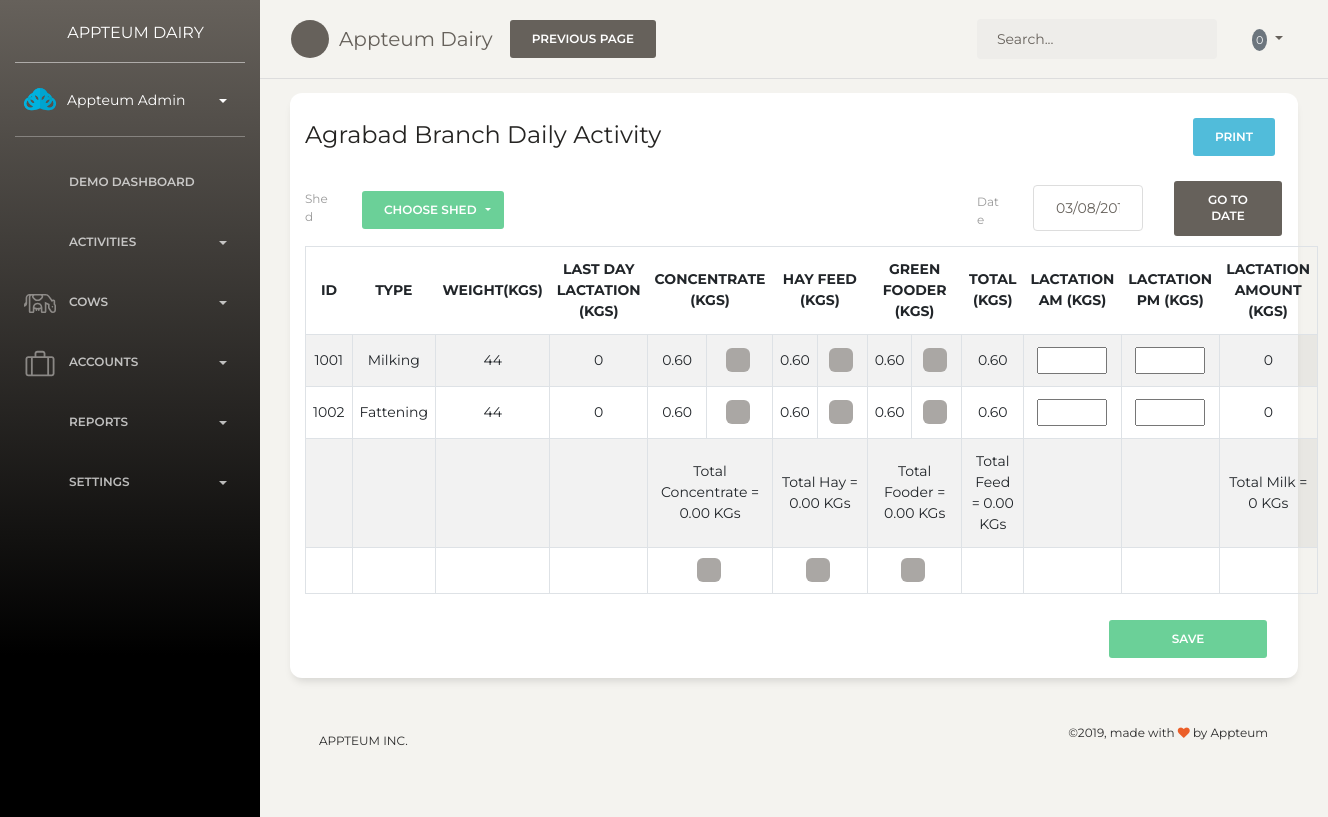
Screenshot of /activity/lactation/1/1 with the database file from the repository.
### tables this page shows
CREATE TABLE `branches` (
  `id` int(11) NOT NULL,
  `name` varchar(80) NOT NULL,
  `address_line_1` text NOT NULL,
  `address_line_2` text,
  `country` varchar(80) NOT NULL,
  `state` varchar(80) NOT NULL,
  `city` varchar(80) NOT NULL,
  `contact` varchar(20) NOT NULL,
  `created_by` timestamp NOT NULL DEFAULT CURRENT_TIMESTAMP,
  `status` tinyint(1) NOT NULL DEFAULT '1'
);

CREATE TABLE `cows` (
  `cow_id` varchar(80) NOT NULL,
  `branch_id` int(11) NOT NULL,
  `shed_id` int(11) NOT NULL,
  `gender` int(11) NOT NULL,
  `type` int(11) NOT NULL,
  `status` int(11) NOT NULL,
  `availability` int(11) NOT NULL,
  `weight` varchar(20) NOT NULL,
  `dob` varchar(30) NOT NULL,
  `color` int(11) NOT NULL,
  `breeding_status` int(11) NOT NULL,
  `breeding_percentage` varchar(80) NOT NULL,
  `vendor_contact` varchar(20) NOT NULL,
  `paternal_history` int(11) NOT NULL,
  `maternal_history` int(11) NOT NULL,
  `expected_sale_price` varchar(20) NOT NULL,
  `estimated_sale_date` varchar(30) NOT NULL,
  `image` varchar(80) NOT NULL,
  `supplier` varchar(80) DEFAULT NULL,
  `purchase_date` varchar(30) DEFAULT NULL,
  `purchase_place` varchar(80) DEFAULT NULL,
  `purchase_price` varchar(30) DEFAULT NULL,
  `created_at` timestamp NOT NULL DEFAULT CURRENT_TIMESTAMP
);

CREATE TABLE `type` (
  `id` int(11) NOT NULL,
  `name` varchar(50) NOT NULL,
  `created_at` timestamp NOT NULL DEFAULT CURRENT_TIMESTAMP
);

### application/controllers/Activity.php (called while the page is built, shortened)
<?php
class Activity extends CI_Controller {
	public function __construct()
    {
		$this->load->model('branches');
		$this->load->model('sheds');
		$this->load->model('cows');
        $this->load->model('activities');
    }
	public function lactation($shed_id,$branch_id)
	{
		$this->load->model('types');
		$data['types'] = $this->types->show();
		$data['branch_id'] = $branch_id;
		$data['shed_id'] = $shed_id;
		$data['content'] = $this->load->view('activity/lactation',$data,true);
		$this->load->view('layout/master',$data);
	}
}

### index.php (called while the page is built, shortened)
<?php
require_once BASEPATH.'core/CodeIgniter.php';

### application/helpers/cow_helper.php (called while the page is built, shortened)
<?php
function cowInShadeInBranch($shed_id,$branch_id){
  $CI =& get_instance();
  $query = $CI->db->query("SELECT * FROM cows WHERE shed_id = $shed_id AND branch_id = $branch_id");
  if($query->num_rows() > 0){
    return $query->result();
  }
}
function branch($id){
   $CI =& get_instance();
   $query = $CI->db->query("SELECT name FROM branches WHERE id = $id");
   if($query->num_rows() > 0){
    foreach ( $query->result() as  $value) {
      return $value->name;
    }
   }
}
?>

### application/models/Types.php (called while the page is built)
<?php
class Types extends CI_Model {
	protected $table = 'type';
   public function show(){
        $query =  $this->db->get($this->table);
        return $query->result();
    }
}

### application/views/activity/lactation.php (the view, shortened to what this page needs)
<div class="content">
<div class="printarea">
        <form id="lactation-form" action="" method="POST">
        <div class="row">
            <div class="col-md-12">
                <div class="card">
                    <div class="card-header">
                        <h4 class="card-title d-inline-block" id="branch-id" data-shed="1"
                            data-branch="1"><?php echo branch($branch_id);
                            ?>  Daily Activity</h4>
                        <a href="javascript:void(0);" onclick="window.print();"
                           class="btn btn-info d-inline-block pull-right mx-2">Print</a>
                    </div>
                    <div class="card-body">
                        <div class="toolbar row justify-content-between">
                            <div id="category-div" class="col-sm-4 d-print-none">
                                <div class="row align-items-center">
                                    <label class="col-sm-2 col-form-label">Shed</label>
                                    <div class="col-sm-6">
                                            <select class="selectpicker" data-size="4"data-style="btn btn-success btn-block" name="shed_id" id="shed-options"required>
                                            <option  value>Choose Shed</option>
                                        </select>
                                    </div>
                                </div>
                            </div>
                            <div class="col-sm-4 pull-right">
                                <div class="row align-items-center">
                                    <label class="col-2 col-form-label">Date</label>
                                    <div class="col">
                                        <div class="form-group">
                                            <input type="text" id="date-picker" class="form-control datepicker my-0" value="03/08/2019" name="date" autocomplete="off" required/>
                                        </div>
                                    </div>
                                    <div class="col">
                                        <button id="date-button" class="btn btn-default mt-0">Go To Date</button>
                                    </div>
                                </div>
                            </div>
                        </div>
                        <div id="fill-shed-cows">
                            <table id="datatablee" class="table table-striped table-bordered text-center" cellspacing="0" width="100%">
                                <thead>
                                    <tr>
                                        <th>ID</th>
                                        <th>TYPE</th>
                                        <th>WEIGHT(KGS)</th>
                                        <th>LAST DAY LACTATION (KGS)</th>
                                        <th colspan="2">CONCENTRATE (KGS)</th>
                                        <th colspan="2">HAY FEED (KGS)</th>
                                        <th colspan="2">GREEN FOODER (KGS)</th>
                                        <th>TOTAL (KGS)</th>
                                        <th>LACTATION AM (KGS)</th>
                                        <th>LACTATION PM (KGS)</th>
                                        <th>LACTATION AMOUNT (KGS)</th>
                                    </tr>
                                </thead>
                                <tbody>
                                    <?php foreach (cowInShadeInBranch($shed_id,$branch_id) as $cow) {?>
                                    <tr>
                                         <td><?php echo $cow->cow_id; ?></td>
                                         <td>
                                            <?php foreach ($types as $type) {
                                                if($cow->type == $type->id){
                                                    echo $type->name;
                                                }
                                            }?>
                                         </td>
                                         <td>44</td>
                                         <td>0</td>
                                         <td>0.60</td>
                                         <td>
                                           <div class="form-check">
                                            </div>
                                         </td>
                                         <td>0.60</td>
                                         <td>
                                           <div class="form-check">
                                            </div>
                                         </td>
                                         <td>0.60</td>
                                         <td>
                                           <div class="form-check">
                                            </div>
                                         </td>
                                         <td>0.60</td>
                                         <td><input type="text" style="width: 70px"></td>
                                         <td><input type="text" style="width: 70px"></td>
                                         <td>0</td>
                                    </tr>
                                <?php } ?>
                                    <tr>
                                        <td></td>
                                        <td></td>
                                        <td></td>
                                        <td></td>
                                        <td colspan="2">Total Concentrate = 0.00 KGs</td>
                                        <td colspan="2">Total Hay = 0.00 KGs</td>
                                        <td colspan="2">Total Fooder = 0.00 KGs</td>
                                        <td>Total Feed = 0.00 KGs</td>
                                        <td></td>
                                        <td></td>
                                        <td> Total Milk = 0 KGs </td>
                                    </tr>
                                    <tr>
                                        <td></td>
                                        <td></td>
                                        <td></td>
                                        <td></td>
                                        <td colspan="2">
                                            <div class="form-check">
                                            </div>
                                        </td>
                                        <td colspan="2">
                                            <div class="form-check">
                                            </div>
                                        </td>
                                        <td colspan="2">
                                            <div class="form-check">
                                            </div>
                                        </td>
                                        <td></td>
                                        <td></td>
                                        <td></td>
                                        <td></td>
                                    </tr>
                                </tbody>
                            </table>
                        </div>
                        <div class="col-sm-12"> <button type="submit" class="btn btn-success col-2 pull-right" id="saves-data">Save</button>
                        </div>
                    </div>
                </div>
            </div>
        </div>
    </form>
</div>
</div>

### application/views/layout/master.php (shortened to what this page needs)
<!DOCTYPE html>
<html lang="en">
<head>
    <link href="https://maxcdn.bootstrapcdn.com/font-awesome/latest/css/font-awesome.min.css" rel="stylesheet">
    <link href="<?php echo base_url() ?>assets/css/bootstrap.min.css" rel="stylesheet"/>
    <link href="<?php echo base_url() ?>assets/css/paper-dashboard.min790f.css" rel="stylesheet"/>
    <link href="<?php echo base_url() ?>assets/css/demo.css" rel="stylesheet"/>
    <link href="<?php echo base_url() ?>assets/css/custom.css" rel="stylesheet"/>
    <link rel="stylesheet" href="https://code.jquery.com/ui/1.12.1/themes/base/jquery-ui.css" type="text/css"/>
</head>
<body class="">
<div class="wrapper ">
    <div class="sidebar" data-color="blue" data-active-color="danger">
    <div class="logo">
        <a href="/" class="simple-text logo-normal">
        Appteum Dairy
        </a>
    </div>
    <?php $this->load->view('layout/sidebar'); ?>
</div>
    <div class="main-panel">
      <nav class="navbar navbar-expand-lg navbar-absolute fixed-top navbar-transparent">
        <div class="container-fluid">
          <div class="navbar-wrapper">
            <div class="navbar-minimize">
              <button id="minimizeSidebar" class="btn btn-icon btn-round">
                <i class="nc-icon nc-minimal-left text-center visible-on-sidebar-regular"></i>
              </button>
            </div>
            <a class="navbar-brand" href="/">Appteum Dairy</a>
            <a href="<?php echo  isset($_SERVER['HTTP_REFERER'])? $_SERVER['HTTP_REFERER']:'' ?>" class="btn btn-default">Previous Page</a>
          </div>
          <div class="collapse navbar-collapse justify-content-end" id="navigation">
            <form>
              <div class="input-group no-border">
                <input type="text" value="" class="form-control " placeholder="Search..." style="padding: 20px;">
                <div class="input-group-append">
                  <div class="input-group-text">
                    <i class="nc-icon nc-zoom-split"></i>
                  </div>
                </div>
              </div>
            </form>
            <ul class="navbar-nav" id="notif-holder">
              <li class="nav-item btn-rotate dropdown" id="notif-box">
                <a class="nav-link dropdown-toggle" href="#" id="navbarDropdownMenuLink" data-toggle="dropdown" aria-haspopup="true" aria-expanded="false">
                  <i class="nc-icon nc-bell-55"></i><small id="notif-count" class="bg-secondary rounded-circle text-light p-1">0</small>
                </a>
              </li>
            </ul>
          </div>
        </div>
      </nav>
<div class="content">
<div class="printarea">
<?php echo $content; ?>
<?php $this->load->view('layout/footer'); ?>

### application/views/layout/sidebar.php (shortened to what this page needs)
    <div class="sidebar-wrapper">
    	<div class="user">
    		<div class="photo">
    			<img src="<?php echo base_url() ?>assets/img/favicon.png" alt=""/>
    		</div>
    		<div class="info">
    			<a data-toggle="collapse" href="#collapseExample" class="collapsed">
    				<span>
    					Appteum Admin
    					<b class="caret"></b>
    				</span>
    			</a>
    </div>
</div>
<ul class="nav">
	<li>
		<a href="<?php echo base_url('/') ?>">
			<i class="nc-icon nc-layout-11"></i>
			<p>Demo Dashboard</p>
		</a>
	</li>
	<li>
		<a data-toggle="collapse" href="#actions">
			<i class="nc-icon nc-user-run"></i>
			<p>
				Activities
				<b class="caret"></b>
			</p>
		</a>
	</li>
	<li>
		<a data-toggle="collapse" href="#cows">
				<i><img src="<?php echo base_url() ?>assets/img/cow.svg" class="svg-icon"/></i>
				<p>
					Cows
					<b class="caret"></b>
				</p>
			</a>
		</li>
		<li>
			<a data-toggle="collapse" href="#accounts">
				<i><img src="<?php echo base_url() ?>assets/img/account.svg" class="svg-icon"/></i>
				<p>
					Accounts
					<b class="caret"></b>
				</p>
			</a>
		</li>
		<li>
			<a data-toggle="collapse" href="#reports">
				<i class="nc-icon nc-chart-pie-36"></i>
				<p>
					Reports
					<b class="caret"></b>
				</p>
			</a>
		</li>
		<li>
			<a data-toggle="collapse" href="#all-options">
				<i class="nc-icon nc-settings"></i>
				<p>
					Settings
					<b class="caret"></b>
				</p>
			</a>
		</li>
	</ul>
</div>

### application/views/layout/footer.php (shortened to what this page needs)
<footer class="footer footer-black  footer-white ">
    <div class="container-fluid">
      <div class="row">
        <nav class="footer-nav">
          <ul>
            <li>
              <a class="copyright" href="https://www.appteum.com/" target="_blank">Appteum Inc.</a>
          </li>
            </ul>
        </nav>
        <div class="credits ml-auto">
          <span class="copyright">
            ©2019, made with <i class="fa fa-heart heart"></i> by Appteum
        </span>
    </div>
</div>
</div>
</footer>
</div>
</div>
</body>
</html>

### assets/css/demo.css (style rules this page uses)
.svg-icon { height: 29px !important; width: 32px !important; }

### assets/css/custom.css (style rules this page uses)
.copyright { margin: 0 auto; }

### rows the page displays
branches: name "Agrabad Branch"
cows: cow_id "1001"
type: name "Milking"
cows: cow_id "1002"
type: name "Fattening"
